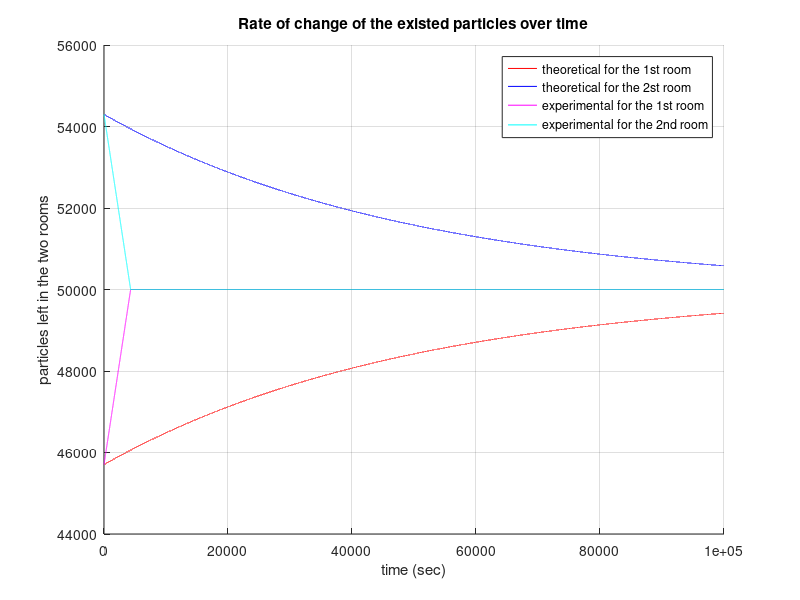

Write the MATLAB code that produced this figure.
start = tic;
N = 100000;
t =  0:100000 ;

%Ypologismos twn N1 ka N2
name= 'george';
name = double(name);
ON = sum(name);

lastname= 'vlachos';
lastname = double(lastname);
EP = sum(lastname);

%Ypologizoume to rate etsi wste na einai sigoura mikroteros ths monadas
if EP == max(ON,EP)
    rate = ON/EP;
else
    rate = EP/ON;
end

%Kai to 8etoume rate = N1/N2 ara panta N1<N2
N2 = round(N/(rate+1));
N1 = N - N2;

%Kai au8aireta 8ewroume oti ston xwro 1 briskontai arxika N1 swmatidia kai
%ston xwro 2 briskontai arxika N2 swmatidia
%Na_exp1 ta swmatidia pou menoun ston xwro 1
Na_exp1 = N1 + t(1: N/2-N1);
k1 = zeros(1,100000-(N/2 - N1)+1)+ N/2;
Na_exp1 = [Na_exp1 , k1];
%Na_exp2 ta swmatidia pou menoun ston xwro 2
Na_exp2 = N2 - t(1: N/2-N1);
k2 = zeros(1,100000-(N/2 - N1)+1)+ N/2;
Na_exp2 = [Na_exp2 , k2];

%Na_theo1 kai Na_theo2 express the theory for each space of the box
t1 = -N*log(2*N2/N -1)/2;
Na_theo1 = -N*(1+exp(-2*(t+t1)/N))/2 +N;
Na_theo2 = N*(1+exp(-2*(t+t1)/N))/2;

%sygkritikh grafikh parastash
plot (t,Na_theo1,'r',t,Na_theo2,'b',t,Na_exp1,'m',t,Na_exp2,'c');
xlabel('time (sec)');
ylabel('particles left in the two rooms');
title('Rate of change of the existed particles over time');
legend('theoretical for the 1st room','theoretical for the 2st room','experimental for the 1st room','experimental for the 2nd room');
grid;
box;
%mporoume na zoumaroume mesa sto plot xrhsimopoiwntas thn entolh
%axis ([0 t_max 0 1000 ]);
%mikrainontas to t_max dhladh mexri poia xronikh stigmh 8a deixnei
time = toc(start);